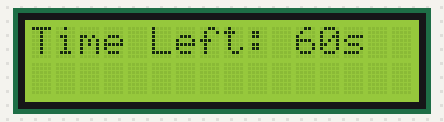
This sketch was run on a simulated Arduino Uno, built with avr-gcc and run on an emulated ATmega328P. On the bench: 16×2 character LCD.

Above: at 0.1 s.
At 4.1 s:
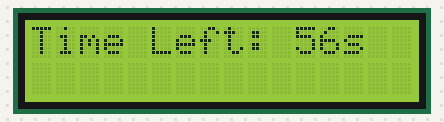
At 9.1 s:
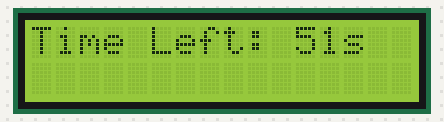
At 19.1 s:
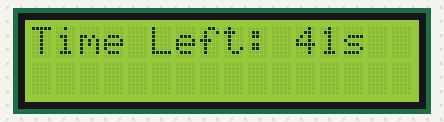
At 28.1 s:
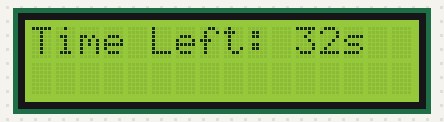
At 38.1 s:
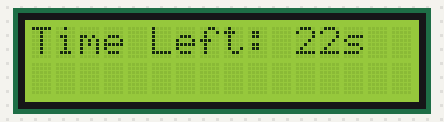

Measured:
- what the display in image 1 shows lasts 1.0 s, from 4.1 s to 5.1 s

The sketch:

lcd.ino
```cpp
#include <LiquidCrystal.h>
#include <TimerOne.h>
const int rs = 8, en = 9, d4 = 10, d5 = 11, d6 = 12, d7 = 13;
LiquidCrystal lcd(rs, en, d4, d5, d6, d7);
volatile uint8_t currentcount = 60;

void setup() {
  lcd.begin(16, 2);
  lcd.print("Time Left:   s");
  lcd.setCursor(11,0);
  Timer1.attachInterrupt(check);
  Timer1.initialize(1000000);
}

void loop() {
  lcd.print(currentcount);
  lcd.setCursor(11,0);
  if(currentcount != 0) return;
  Timer1.detachInterrupt();
  lcd.setCursor(0,0);
  lcd.print("Game Over!    ");
  while(true);

}

void check()
{
  currentcount--;
}
```
